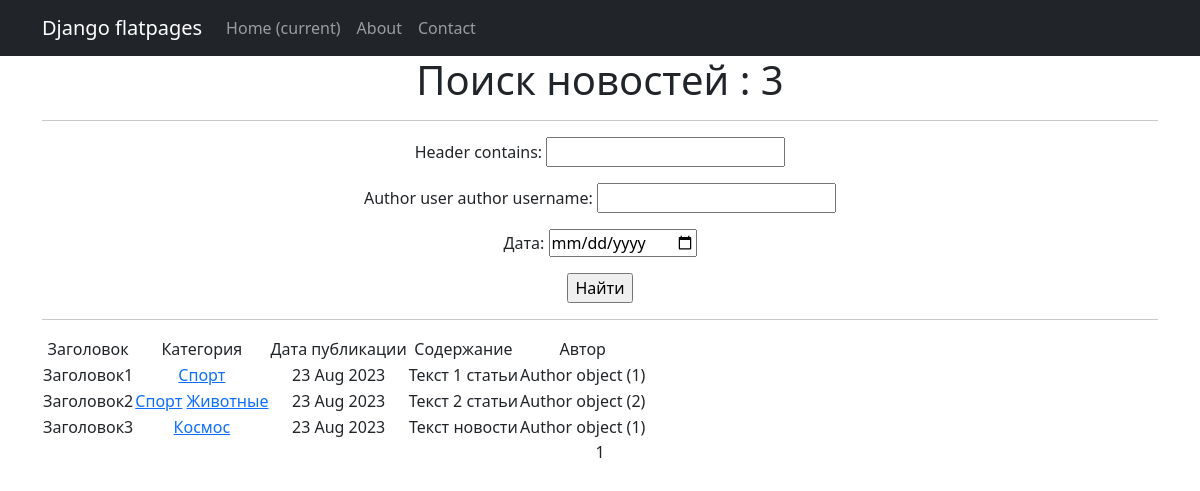
The page /news/search/ on the database as committed earlier.
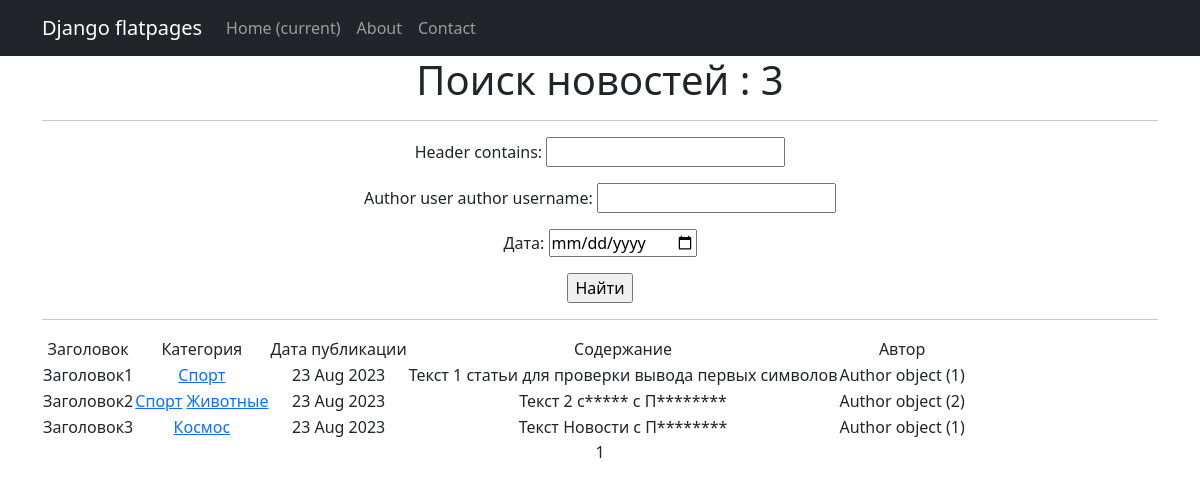
The same page on the database as committed later.
### news/models.py (models this page shows, shortened)
class Post(models.Model):
    ARTICLE = 'AT'
    NEWS = 'NW'
    CHOICE = [(ARTICLE, 'Статья'), (NEWS, 'Новость')]
    author = models.ForeignKey(Author, on_delete=models.CASCADE)
    choice = models.CharField(max_length=2, choices=CHOICE,default=NEWS)
    data = models.DateField(auto_now_add=True)
    category = models.ManyToManyField(Category, through='PostCategory')
    header = models.CharField(max_length=64,)
    post_text = models.TextField(default='text')
    post_rating = models.IntegerField(default=0)

class Author(models.Model):
    user_author = models.OneToOneField(User, on_delete=models.CASCADE)
    user_rating = models.IntegerField(default=0)

### news/views.py (the view)
# urls.py: path('search/', SearchNews.as_view(), name='search'),
class SearchNews(ListView):
    model = Post
    template_name = 'search.html'
    context_object_name = 'search_news'
    paginate_by = 5
    def get_queryset(self):
        queryset = super().get_queryset()
        self.filterset = PostFilter(self.request.GET, queryset)
        return self.filterset.qs
    def get_context_data(self, **kwargs):
        context = super().get_context_data(**kwargs)
        context['filterset'] = self.filterset
        return context

### news/models.py (called while the page is built)
    def __str__(self):
        return self.name.title()

### news/templatetags/custom_filters.py (called while the page is built)
@register.filter()
def censor(value):
    if not isinstance(value, str):
        raise ValueError('Фильтр только для строк')
    words = value.split()
    for i, word in enumerate(words):
        if word[1:].islower():
            pass
        else:
            words[i] = word[0] + '*' * len(word[1:])
    return ' '.join(words)

### templates/search.html (shortened to what this page needs)
{% extends 'flatpages/default.html' %}
{% load custom_filters %}
{% load custom_tags %}
{% block content %}
    <h1> Поиск новостей : {{ search_news|length }} </h1>
    <hr>
    <form action="" method="get">
        {{ filterset.form.as_p }}
        <input type="submit" value="Найти" />
    </form>
    <hr>
    {% if search_news %}
        <table>
            <tr>
                <td> Заголовок </td>
                <td> Категория </td>
                <td> Дата публикации </td>
                <td> Содержание </td>
                <td> Автор </td>
            </tr>
            {% for one_news in search_news %}
            <tr>
                <td> {{ one_news.header }} </td>
                <td>
                    {% for category in one_news.category.all %}
                    <a href="{% url 'category' category.id %}">{{ category }}</a>
                    {% endfor %}
                </td>
                <td> {{ one_news.data|date:'d M Y' }} </td>
                <td> {{ one_news.post_text|truncatewords:20|censor }} </td>
                <td> {{ one_news.author }} </td>
            </tr>
            {% endfor %}
        </table>
    {% else %}
        <h2> Новостей на сегодня нет </h2>
    {% endif %}
    {{ page_obj.number }}
{% endblock content %}

Rows that differ between the two databases and show on the page:
changed Post "Заголовок1": post_text|censor "Текст 1 статьи" → "Текст 1 статьи для проверки вывода первых символов"
changed Post "Заголовок2": post_text|censor "Текст 2 статьи" → "Текст 2 с***** c П********"
changed Post "Заголовок3": post_text|censor "Текст новости" → "Текст Новости с П********"
